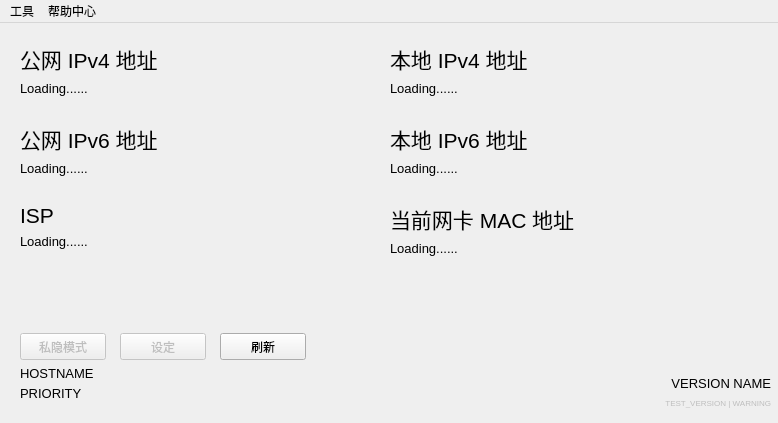
<?xml version="1.0" encoding="UTF-8"?>
<ui version="4.0">
 <class>home</class>
 <widget class="QMainWindow" name="home">
  <property name="geometry">
   <rect>
    <x>0</x>
    <y>0</y>
    <width>778</width>
    <height>423</height>
   </rect>
  </property>
  <property name="windowTitle">
   <string>Cipher Tools</string>
  </property>
  <widget class="QWidget" name="Home">
   <widget class="QPushButton" name="hidemode">
    <property name="enabled">
     <bool>false</bool>
    </property>
    <property name="geometry">
     <rect>
      <x>20</x>
      <y>310</y>
      <width>86</width>
      <height>27</height>
     </rect>
    </property>
    <property name="text">
     <string>私隐模式</string>
    </property>
   </widget>
   <widget class="QPushButton" name="settings">
    <property name="enabled">
     <bool>false</bool>
    </property>
    <property name="geometry">
     <rect>
      <x>120</x>
      <y>310</y>
      <width>86</width>
      <height>27</height>
     </rect>
    </property>
    <property name="text">
     <string>设定</string>
    </property>
   </widget>
   <widget class="QLabel" name="hostname">
    <property name="geometry">
     <rect>
      <x>20</x>
      <y>340</y>
      <width>231</width>
      <height>21</height>
     </rect>
    </property>
    <property name="font">
     <font>
      <pointsize>10</pointsize>
     </font>
    </property>
    <property name="text">
     <string>HOSTNAME</string>
    </property>
   </widget>
   <widget class="QWidget" name="layoutWidget">
    <property name="geometry">
     <rect>
      <x>20</x>
      <y>20</y>
      <width>351</width>
      <height>58</height>
     </rect>
    </property>
    <layout class="QFormLayout" name="formLayout_2">
     <item row="0" column="0">
      <widget class="QLabel" name="v4">
       <property name="font">
        <font>
         <pointsize>16</pointsize>
        </font>
       </property>
       <property name="text">
        <string>公网 IPv4 地址</string>
       </property>
      </widget>
     </item>
     <item row="1" column="0" colspan="2">
      <widget class="QLabel" name="v4add">
       <property name="font">
        <font>
         <pointsize>10</pointsize>
        </font>
       </property>
       <property name="text">
        <string>Loading......</string>
       </property>
      </widget>
     </item>
    </layout>
   </widget>
   <widget class="QWidget" name="layoutWidget">
    <property name="geometry">
     <rect>
      <x>20</x>
      <y>100</y>
      <width>351</width>
      <height>61</height>
     </rect>
    </property>
    <layout class="QFormLayout" name="formLayout_3">
     <item row="0" column="0">
      <widget class="QLabel" name="v6">
       <property name="enabled">
        <bool>true</bool>
       </property>
       <property name="font">
        <font>
         <pointsize>16</pointsize>
        </font>
       </property>
       <property name="text">
        <string>公网 IPv6 地址</string>
       </property>
      </widget>
     </item>
     <item row="1" column="0">
      <widget class="QLabel" name="v6add">
       <property name="enabled">
        <bool>true</bool>
       </property>
       <property name="font">
        <font>
         <pointsize>10</pointsize>
        </font>
       </property>
       <property name="text">
        <string>Loading......</string>
       </property>
      </widget>
     </item>
    </layout>
   </widget>
   <widget class="QWidget" name="layoutWidget">
    <property name="geometry">
     <rect>
      <x>20</x>
      <y>180</y>
      <width>351</width>
      <height>121</height>
     </rect>
    </property>
    <layout class="QFormLayout" name="formLayout_4">
     <item row="0" column="0">
      <widget class="QLabel" name="isp">
       <property name="enabled">
        <bool>true</bool>
       </property>
       <property name="font">
        <font>
         <pointsize>16</pointsize>
        </font>
       </property>
       <property name="text">
        <string>ISP</string>
       </property>
      </widget>
     </item>
     <item row="1" column="0">
      <widget class="QLabel" name="ispinfo">
       <property name="enabled">
        <bool>true</bool>
       </property>
       <property name="font">
        <font>
         <pointsize>10</pointsize>
        </font>
       </property>
       <property name="text">
        <string>Loading......</string>
       </property>
      </widget>
     </item>
    </layout>
   </widget>
   <widget class="QWidget" name="layoutWidget">
    <property name="geometry">
     <rect>
      <x>390</x>
      <y>20</y>
      <width>351</width>
      <height>58</height>
     </rect>
    </property>
    <layout class="QFormLayout" name="formLayout">
     <item row="0" column="0">
      <widget class="QLabel" name="localv4">
       <property name="font">
        <font>
         <pointsize>16</pointsize>
        </font>
       </property>
       <property name="text">
        <string>本地 IPv4 地址</string>
       </property>
      </widget>
     </item>
     <item row="1" column="0">
      <widget class="QLabel" name="localv4add">
       <property name="font">
        <font>
         <pointsize>10</pointsize>
        </font>
       </property>
       <property name="text">
        <string>Loading......</string>
       </property>
      </widget>
     </item>
    </layout>
   </widget>
   <widget class="QWidget" name="layoutWidget">
    <property name="geometry">
     <rect>
      <x>390</x>
      <y>100</y>
      <width>351</width>
      <height>61</height>
     </rect>
    </property>
    <layout class="QFormLayout" name="formLayout_5">
     <item row="0" column="0">
      <widget class="QLabel" name="localv6">
       <property name="font">
        <font>
         <pointsize>16</pointsize>
        </font>
       </property>
       <property name="text">
        <string>本地 IPv6 地址</string>
       </property>
      </widget>
     </item>
     <item row="1" column="0">
      <widget class="QLabel" name="localv6add">
       <property name="font">
        <font>
         <pointsize>10</pointsize>
        </font>
       </property>
       <property name="text">
        <string>Loading......</string>
       </property>
      </widget>
     </item>
    </layout>
   </widget>
   <widget class="QWidget" name="layoutWidget">
    <property name="geometry">
     <rect>
      <x>390</x>
      <y>180</y>
      <width>351</width>
      <height>121</height>
     </rect>
    </property>
    <layout class="QFormLayout" name="formLayout_6">
     <item row="1" column="0">
      <widget class="QLabel" name="Mac">
       <property name="font">
        <font>
         <pointsize>10</pointsize>
        </font>
       </property>
       <property name="text">
        <string>Loading......</string>
       </property>
      </widget>
     </item>
     <item row="0" column="0">
      <widget class="QLabel" name="currentMac">
       <property name="font">
        <font>
         <pointsize>16</pointsize>
        </font>
       </property>
       <property name="text">
        <string>当前网卡 MAC 地址</string>
       </property>
      </widget>
     </item>
    </layout>
   </widget>
   <widget class="QPushButton" name="refresh">
    <property name="enabled">
     <bool>true</bool>
    </property>
    <property name="geometry">
     <rect>
      <x>220</x>
      <y>310</y>
      <width>86</width>
      <height>27</height>
     </rect>
    </property>
    <property name="text">
     <string>刷新</string>
    </property>
   </widget>
   <widget class="QLabel" name="priority">
    <property name="geometry">
     <rect>
      <x>20</x>
      <y>360</y>
      <width>231</width>
      <height>20</height>
     </rect>
    </property>
    <property name="font">
     <font>
      <pointsize>10</pointsize>
     </font>
    </property>
    <property name="text">
     <string>PRIORITY</string>
    </property>
   </widget>
   <widget class="QLabel" name="test_waring">
    <property name="enabled">
     <bool>false</bool>
    </property>
    <property name="geometry">
     <rect>
      <x>250</x>
      <y>370</y>
      <width>521</width>
      <height>20</height>
     </rect>
    </property>
    <property name="font">
     <font>
      <pointsize>6</pointsize>
     </font>
    </property>
    <property name="text">
     <string>TEST_VERSION | WARNING</string>
    </property>
    <property name="textFormat">
     <enum>Qt::TextFormat::PlainText</enum>
    </property>
    <property name="alignment">
     <set>Qt::AlignmentFlag::AlignRight|Qt::AlignmentFlag::AlignTrailing|Qt::AlignmentFlag::AlignVCenter</set>
    </property>
    <property name="wordWrap">
     <bool>false</bool>
    </property>
   </widget>
   <widget class="QLabel" name="Version">
    <property name="geometry">
     <rect>
      <x>540</x>
      <y>350</y>
      <width>231</width>
      <height>20</height>
     </rect>
    </property>
    <property name="font">
     <font>
      <pointsize>10</pointsize>
     </font>
    </property>
    <property name="text">
     <string>VERSION NAME</string>
    </property>
    <property name="textFormat">
     <enum>Qt::TextFormat::PlainText</enum>
    </property>
    <property name="alignment">
     <set>Qt::AlignmentFlag::AlignRight|Qt::AlignmentFlag::AlignTrailing|Qt::AlignmentFlag::AlignVCenter</set>
    </property>
    <property name="wordWrap">
     <bool>false</bool>
    </property>
   </widget>
  </widget>
  <widget class="QMenuBar" name="menubar">
   <property name="geometry">
    <rect>
     <x>0</x>
     <y>0</y>
     <width>778</width>
     <height>24</height>
    </rect>
   </property>
   <property name="mouseTracking">
    <bool>false</bool>
   </property>
   <widget class="QMenu" name="helpcenter">
    <property name="title">
     <string>帮助中心</string>
    </property>
    <widget class="QMenu" name="git">
     <property name="title">
      <string>查看源码</string>
     </property>
     <addaction name="CNB"/>
     <addaction name="Github"/>
    </widget>
    <widget class="QMenu" name="issue">
     <property name="title">
      <string>问题反馈</string>
     </property>
     <addaction name="issuecnb"/>
     <addaction name="issuegithub"/>
    </widget>
    <addaction name="about"/>
    <addaction name="wiki"/>
    <addaction name="separator"/>
    <addaction name="blog"/>
    <addaction name="updatelog"/>
    <addaction name="git"/>
    <addaction name="issue"/>
   </widget>
   <widget class="QMenu" name="tools">
    <property name="enabled">
     <bool>true</bool>
    </property>
    <property name="tearOffEnabled">
     <bool>false</bool>
    </property>
    <property name="title">
     <string>工具</string>
    </property>
    <widget class="QMenu" name="Ping">
     <property name="title">
      <string>延迟检测</string>
     </property>
     <addaction name="PingCS"/>
     <addaction name="PINGGNT"/>
    </widget>
    <addaction name="action_2"/>
    <addaction name="actionMultiOutput"/>
    <addaction name="action_3"/>
    <addaction name="WOL"/>
    <addaction name="track"/>
    <addaction name="NAT"/>
    <addaction name="Ping"/>
   </widget>
   <addaction name="tools"/>
   <addaction name="helpcenter"/>
  </widget>
  <action name="WOL">
   <property name="enabled">
    <bool>true</bool>
   </property>
   <property name="text">
    <string>局域网唤醒</string>
   </property>
  </action>
  <action name="track">
   <property name="text">
    <string>路由检测</string>
   </property>
  </action>
  <action name="NAT">
   <property name="text">
    <string>NAT 检测</string>
   </property>
  </action>
  <action name="about">
   <property name="text">
    <string>关于</string>
   </property>
  </action>
  <action name="updatelog">
   <property name="text">
    <string>更新日志</string>
   </property>
  </action>
  <action name="wiki">
   <property name="enabled">
    <bool>true</bool>
   </property>
   <property name="text">
    <string>Wiki</string>
   </property>
  </action>
  <action name="PingCS">
   <property name="text">
    <string>PingCS 《反恐精英》延迟检测</string>
   </property>
  </action>
  <action name="PINGGNT">
   <property name="text">
    <string>全球网测延迟检测</string>
   </property>
  </action>
  <action name="PingVAL">
   <property name="text">
    <string>PingVAL《无畏契约》国服延迟检测</string>
   </property>
  </action>
  <action name="CNB">
   <property name="text">
    <string>CNB</string>
   </property>
  </action>
  <action name="Github">
   <property name="text">
    <string>Github</string>
   </property>
  </action>
  <action name="issuecnb">
   <property name="text">
    <string>CNB</string>
   </property>
  </action>
  <action name="issuegithub">
   <property name="text">
    <string>Github</string>
   </property>
  </action>
  <action name="blog">
   <property name="text">
    <string>博客</string>
   </property>
  </action>
  <action name="aboutqt">
   <property name="text">
    <string>关于Qt</string>
   </property>
  </action>
  <action name="action">
   <property name="enabled">
    <bool>false</bool>
   </property>
   <property name="text">
    <string>设备信息</string>
   </property>
  </action>
  <action name="actionMultiOutput">
   <property name="text">
    <string>多出口（基于 Yumeyo 网络综合查询器多出口 Web 版）</string>
   </property>
  </action>
  <action name="action_2">
   <property name="text">
    <string>设备信息</string>
   </property>
  </action>
  <action name="action_3">
   <property name="text">
    <string>多出口（非浏览器版本）</string>
   </property>
  </action>
 </widget>
 <resources/>
 <connections/>
</ui>
